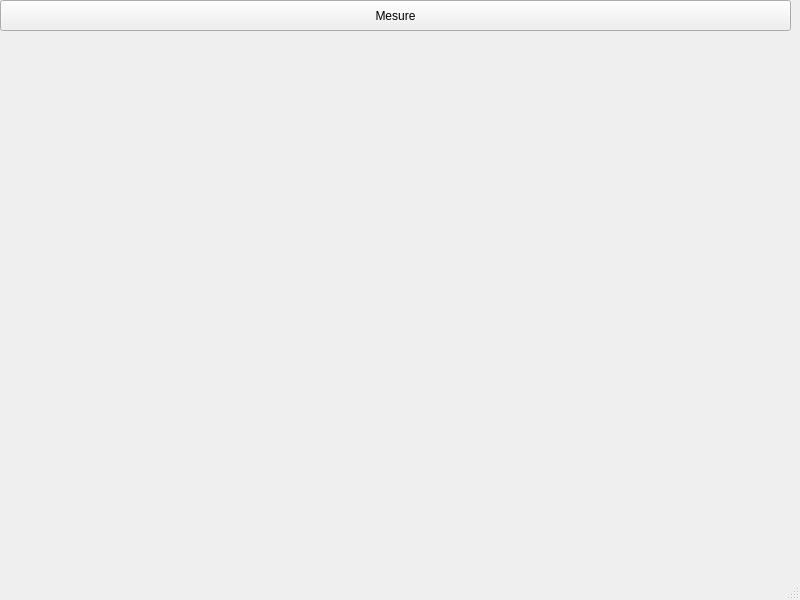
<?xml version="1.0" encoding="UTF-8"?>
<ui version="4.0">
 <class>MainWindow</class>
 <widget class="QMainWindow" name="MainWindow">
  <property name="geometry">
   <rect>
    <x>0</x>
    <y>0</y>
    <width>800</width>
    <height>600</height>
   </rect>
  </property>
  <property name="windowTitle">
   <string>MainWindow</string>
  </property>
  <widget class="QWidget" name="centralwidget">
   <widget class="QPushButton" name="btnMesure">
    <property name="geometry">
     <rect>
      <x>0</x>
      <y>0</y>
      <width>791</width>
      <height>31</height>
     </rect>
    </property>
    <property name="text">
     <string>Mesure</string>
    </property>
   </widget>
  </widget>
  <widget class="QMenuBar" name="menubar">
   <property name="geometry">
    <rect>
     <x>0</x>
     <y>0</y>
     <width>800</width>
     <height>22</height>
    </rect>
   </property>
  </widget>
  <widget class="QStatusBar" name="statusbar"/>
 </widget>
 <resources/>
 <connections/>
</ui>
